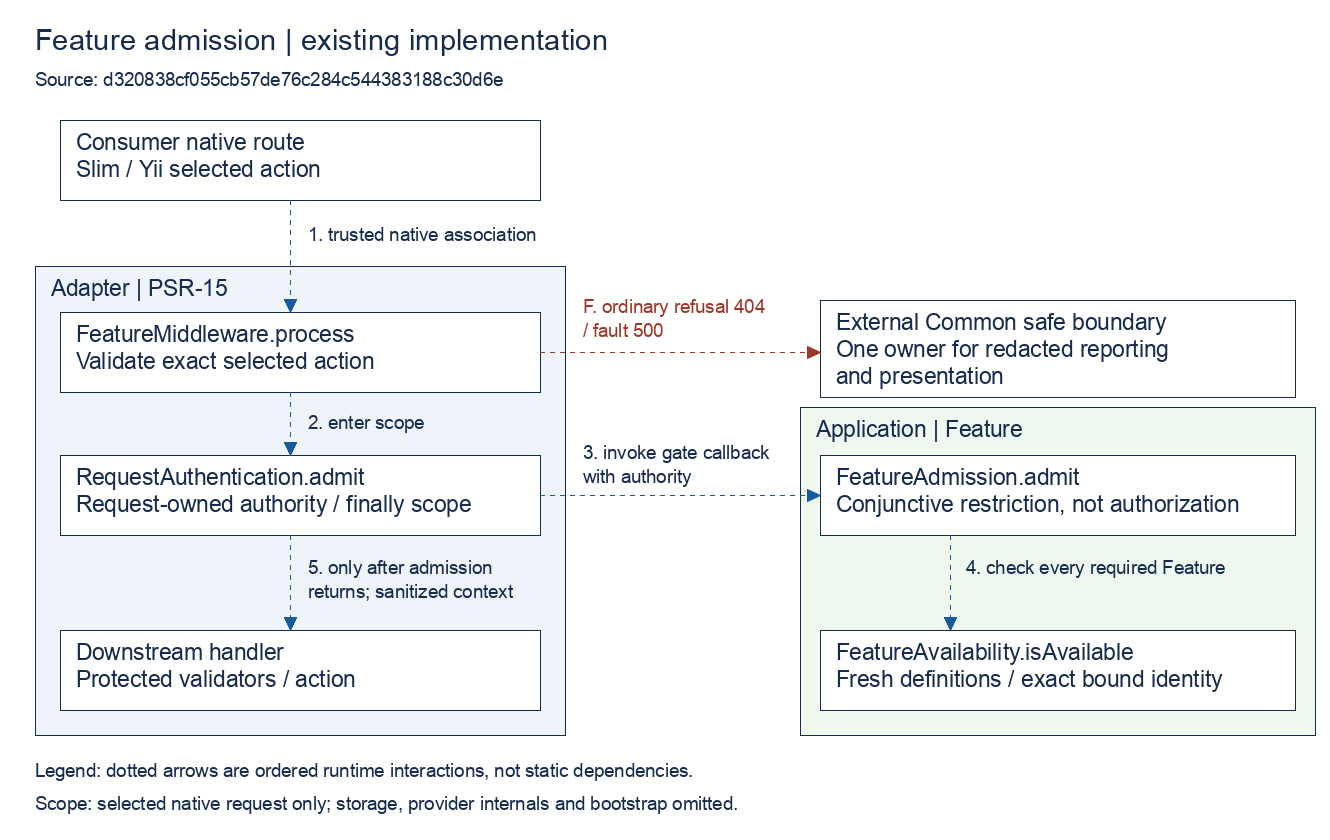

Recreate this plot in Python.
"""Render the existing bounded Feature request flow; see README.md for traces."""
from pathlib import Path

from diagrams import Cluster, Diagram, Edge, Node

REVISION = "d320838cf055cb57de76c284c544383188c30d6e"
OUTPUT = Path(__file__).with_suffix("")

with Diagram(
    "Feature admission | existing implementation\n"
    f"Source: {REVISION}\n"
    "Dotted arrows: ordered runtime interactions (not static dependencies)\n"
    "Selected native request only; storage, provider internals and bootstrap omitted",
    filename=str(OUTPUT), outformat="png", show=False, direction="TB",
    graph_attr={"fontname": "DejaVu Sans", "fontsize": "16", "bgcolor": "white",
                "pad": "0.35", "nodesep": "0.5", "ranksep": "0.65", "dpi": "120"},
    node_attr={"shape": "box", "style": "rounded,filled", "fillcolor": "white",
               "fontname": "DejaVu Sans", "fontsize": "12", "fontcolor": "#17212b",
               "width": "3.3", "height": "0.65", "fixedsize": "false"},
    edge_attr={"fontname": "DejaVu Sans", "fontsize": "11", "style": "dotted",
               "color": "#185b9d", "fontcolor": "#185b9d"},
):
    native = Node("Consumer native route\nSlim / Yii selected action", nodeid="native")
    with Cluster("Adapter | PSR-15", graph_attr={"bgcolor": "#eef4fa"}):
        gate = Node("FeatureMiddleware.process\nValidate exact selected action", nodeid="gate")
        scope = Node("RequestAuthentication.admit\nRequest-owned authority / finally scope", nodeid="scope")
        work = Node("Downstream handler\nProtected validators / action", nodeid="work")
    with Cluster("Application | Feature", graph_attr={"bgcolor": "#eff8ee"}):
        admission = Node("FeatureAdmission.admit\nConjunctive restriction, not authorization", nodeid="admission")
        availability = Node("FeatureAvailability.isAvailable\nFresh definitions / exact bound identity", nodeid="availability")
    common = Node("External Common safe boundary\nOne redacted reporting / presentation owner", nodeid="common")
    native >> Edge(label="1. trusted native association") >> gate
    gate >> Edge(label="2. enter scope") >> scope
    scope >> Edge(label="3. invoke gate callback with authority* ") >> admission
    admission >> Edge(label="4. check every required Feature") >> availability
    scope >> Edge(label="5. only after admission returns; sanitized context") >> work
    gate >> Edge(label="F. ordinary refusal 404 / fault 500*", color="#9b3829", fontcolor="#9b3829") >> common
